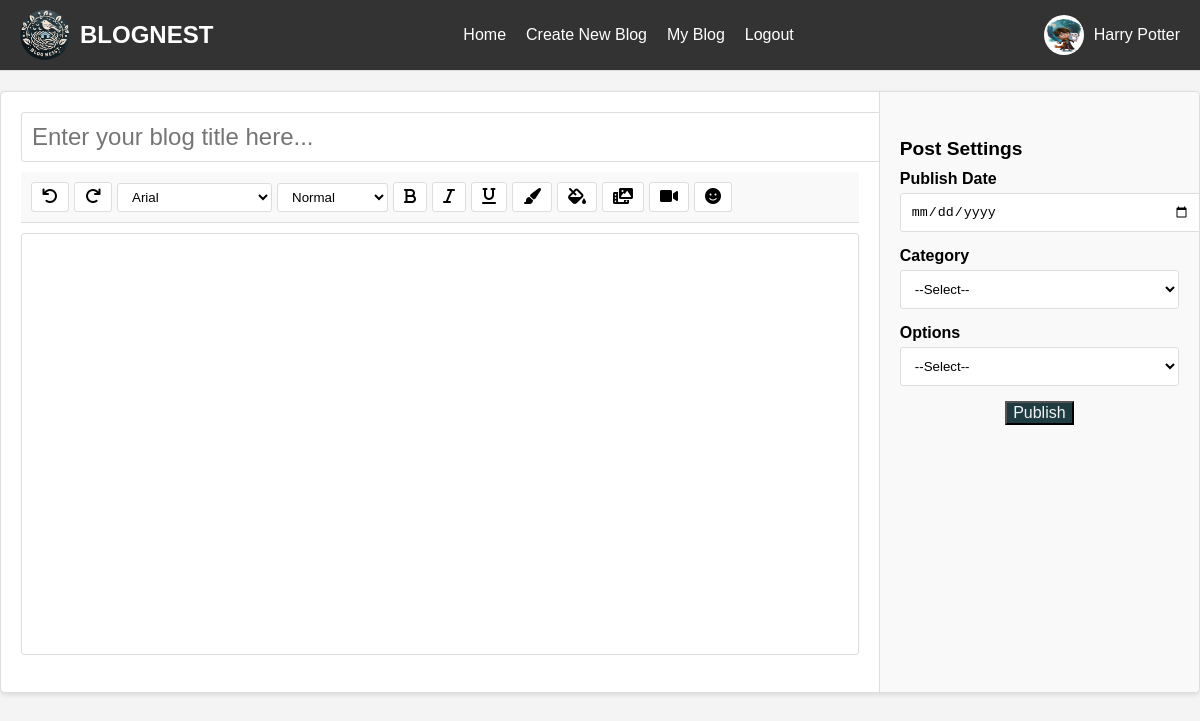
/Frontify/Main_Templete/User/create_blog.php (signed in), run on the app's committed database.
### tables this page shows
CREATE TABLE `log_detail` (
  `id` int(50) NOT NULL,
  `uname` varchar(20) NOT NULL,
  `eid` varchar(254) NOT NULL,
  `password` varchar(32) NOT NULL,
  `type` varchar(10) NOT NULL,
  `profile_image` varchar(800) DEFAULT NULL,
  `status` varchar(30) NOT NULL DEFAULT 'active'
);

### DataForge/UserData/index_Set.php (called while the page is built, shortened)
<?php
@include 'config.php';
$email = mysqli_real_escape_string($conn, $_SESSION['eid']);
$query = "SELECT uname, eid AS email, profile_image, type FROM log_detail WHERE eid = ?";
$stmt = mysqli_prepare($conn, $query);
mysqli_stmt_bind_param($stmt, "s", $email);
mysqli_stmt_execute($stmt);
$result = mysqli_stmt_get_result($stmt);
if ($result && mysqli_num_rows($result) > 0) {
    $user = mysqli_fetch_assoc($result);
    $username = $user['uname'];
    $profileImage = $user['profile_image'];
    $profileImage = (!empty($profileImage)) ? $profileImage : '../../../Frontify/Images/Person.jpg';
} else {
    session_destroy();
    header('Location: ../../../Frontify/Enterance/login.php');
    exit();
}
?>

### Frontify/Main_Templete/User/create_blog.php (the view, shortened to what this page needs)
<?php
    @include '../../../DataForge/UserData/insert_data.php';
    @include '../../../DataForge/UserData/index_Set.php';
?>
<!DOCTYPE html>
<html lang="en">
<head>
    <link rel="stylesheet" href="https://cdnjs.cloudflare.com/ajax/libs/font-awesome/6.0.0-beta3/css/all.min.css">
    <header>
        <div class="header">
            <div class="logo">
                <img src="../../../Frontify/Images/BlogNest_LOGO.png" alt="Blognest Logo">
                <span>BLOGNEST</span>
            </div>
            <div class="menu">
                <a href="MainIndex.php">Home</a>
                <a href="create_blog.php">Create New Blog</a>
                <a href="view_blog.php">My Blog</a>
                <a href="../../../DataForge/UserData/logout.php">Logout</a>
            </div>
            <div class="user-info" onclick="location.href='setting.php'">
                <img src="<?php echo htmlspecialchars($profileImage); ?>" alt="User Profile">
                <span><?php echo htmlspecialchars($username); ?></span>
            </div>
        </div>
    </header>
<body>
    <form action="" method="POST">
        <div class="editor-container">
            <div class="editor-main"><input type="text" id="title-input" id="blog-title-input"
                    placeholder="Enter your blog title here...">
                <div class="toolbar"><button type="button" title="Undo"><i class="fas fa-undo"></i></button><button
                        type="button" title="Redo"><i class="fas fa-redo"></i></button><select title="Font Family"
                        onchange="changeFontFamily(this.value)">
                        <option value="Arial">Arial</option>
                    </select><select title="Font Size" onchange="changeFontSize(this.value)">
                        <option value="3" selected>Normal</option>
                    </select><button title="Bold"><i class="fas fa-bold"></i></button><button title="Italic"><i
                            class="fas fa-italic"></i></button><button title="Underline"><i
                            class="fas fa-underline"></i></button><button title="Text Color"><i
                            class="fas fa-paint-brush"></i></button><button title="Background Color"><i
                            class="fas fa-fill-drip"></i></button>
                    <div class="dropdown"><button type="button" title="Image Upload"><i
                                class="fas fa-photo-video"></i></button>
                    </div><input type="file" id="file-upload" accept="image/*" style="display: none;"
                    <div class="dropdown"><button type="button" title="Video Upload"><i
                                class="fas fa-video"></i></button>
                    </div><input type="file" id="video-upload" accept="video/*" style="display: none;"
                        onchange="uploadVideo(this)"><button type="button" onclick="openEmojiPicker()"
                        title="Insert Emoji"><i class="fas fa-smile"></i></button>
                </div>
                <div id="editor" class="editor-content" contenteditable="true"></div>
            </div>
            <div class="settings-bar">
                <h4>Post Settings</h4><label for="publish-date">Publish Date</label><input type="date"
                    id="publish-date"><label for="category">Category</label><select id="category">
                    <option value="select">--Select--</option>
                </select><label for="reader-comments">Options</label><select id="reader-comments">
                    <option value="select">--Select--</option>
                </select>
                <div class="buttons-container"><input type="submit" class="button-arounder" id="publish-button"
                        value="Publish"></div>
            </div>
        </div>
    </form>
</body>
</html>

### Frontify/Main_Templete/User/create_blog.php (style rules this page uses)
body { font-family: Arial, sans-serif; margin: 0; padding: 0; background-color: #f4f4f4; }
.editor-container { display: flex; flex-wrap: wrap; max-width: 100%; margin: 20px auto; background: #fff; border: 1px solid #ddd; border-radius: 5px; box-shadow: 0 2px 5px rgba(0, 0, 0, 0.1); overflow: hidden; height: 600px; }
.editor-main { flex: 3; padding: 20px; min-width: 300px; }
.toolbar { display: flex; align-items: center; padding: 10px; border-bottom: 1px solid #ddd; background: #f9f9f9; flex-wrap: wrap; }
.toolbar button, .toolbar select { background: #fff; border: 1px solid #ddd; padding: 5px 10px; margin-right: 5px; cursor: pointer; border-radius: 3px; }
.editor-content { border: 1px solid #ddd; padding: 10px; height: 400px; max-height: 500px; border-radius: 3px; background: #fff; outline: none; margin-top: 20px; overflow-y: auto; overflow-x: hidden; }
#title-input { font-size: 1.5rem; width: 100%; padding: 10px; border: 1px solid #ddd; margin-bottom: 10px; border-radius: 3px; background: #fff; }
.dropdown { position: relative; display: inline-block; }
.settings-bar { flex: 1; padding: 20px; border-left: 1px solid #ddd; background: #f9f9f9; min-width: 250px; }
.settings-bar h4 { font-size: 1.2rem; margin-bottom: 10px; }
.settings-bar select, .settings-bar input[type="date"] { width: 100%; padding: 10px; border: 1px solid #ddd; border-radius: 3px; margin-bottom: 15px; background: #fff; }
.settings-bar label { font-weight: bold; margin-bottom: 5px; display: block; }
.buttons-container { margin-top: auto; display: flex; justify-content: center; }
button { background: white; border: solid 2px black; padding: .375em 1.125em; font-size: 1rem; }
.button-arounder { font-size: 1rem; background: hsl(190, 37%, 19%); color: hsl(190deg, 10%, 95%); box-shadow: 0 0px 0px hsla(190deg, 15%, 5%, .2); transform: translateY(0); border-radius: 0px; --dur: .15s; --delay: .15s; --radius: 16px; transition: border-radius var(--dur) var(--delay) ease-out, box-shadow calc(var(--dur) * 4) ease-out, transform calc(var(--dur) * 4) ease-out, background calc(var(--dur) * 4) steps(4, jump-end); }
#editor { border: 1px solid #ddd; padding: 10px; min-height: 300px; border-radius: 3px; background: #fff; margin-top: 10px; overflow-y: auto; }
.header { display: flex; justify-content: space-between; align-items: center; padding: 10px 20px; background-color: #f8f9fa; border-bottom: 1px solid #ddd; position: relative; z-index: 1000; }
body { margin: 0; font-family: Arial, sans-serif; }
.header { display: flex; justify-content: space-between; align-items: center; background-color: #333; padding: 10px 20px; color: white; }
.header .logo { display: flex; align-items: center; }
.header .logo img { width: 50px; height: 50px; border-radius: 50%; margin-right: 10px; }
.header .logo span { font-size: 24px; font-weight: bold; }
.header .menu { display: flex; align-items: center; gap: 20px; }
.header .menu a { color: white; text-decoration: none; font-size: 16px; }
.header .user-info { display: flex; align-items: center; cursor: pointer; }
.header .user-info img { width: 40px; height: 40px; border-radius: 50%; margin-right: 10px; }
.header .user-info span { font-size: 16px; }

### data on the page
log_detail: profile_image (picture), uname "Harry Potter"
